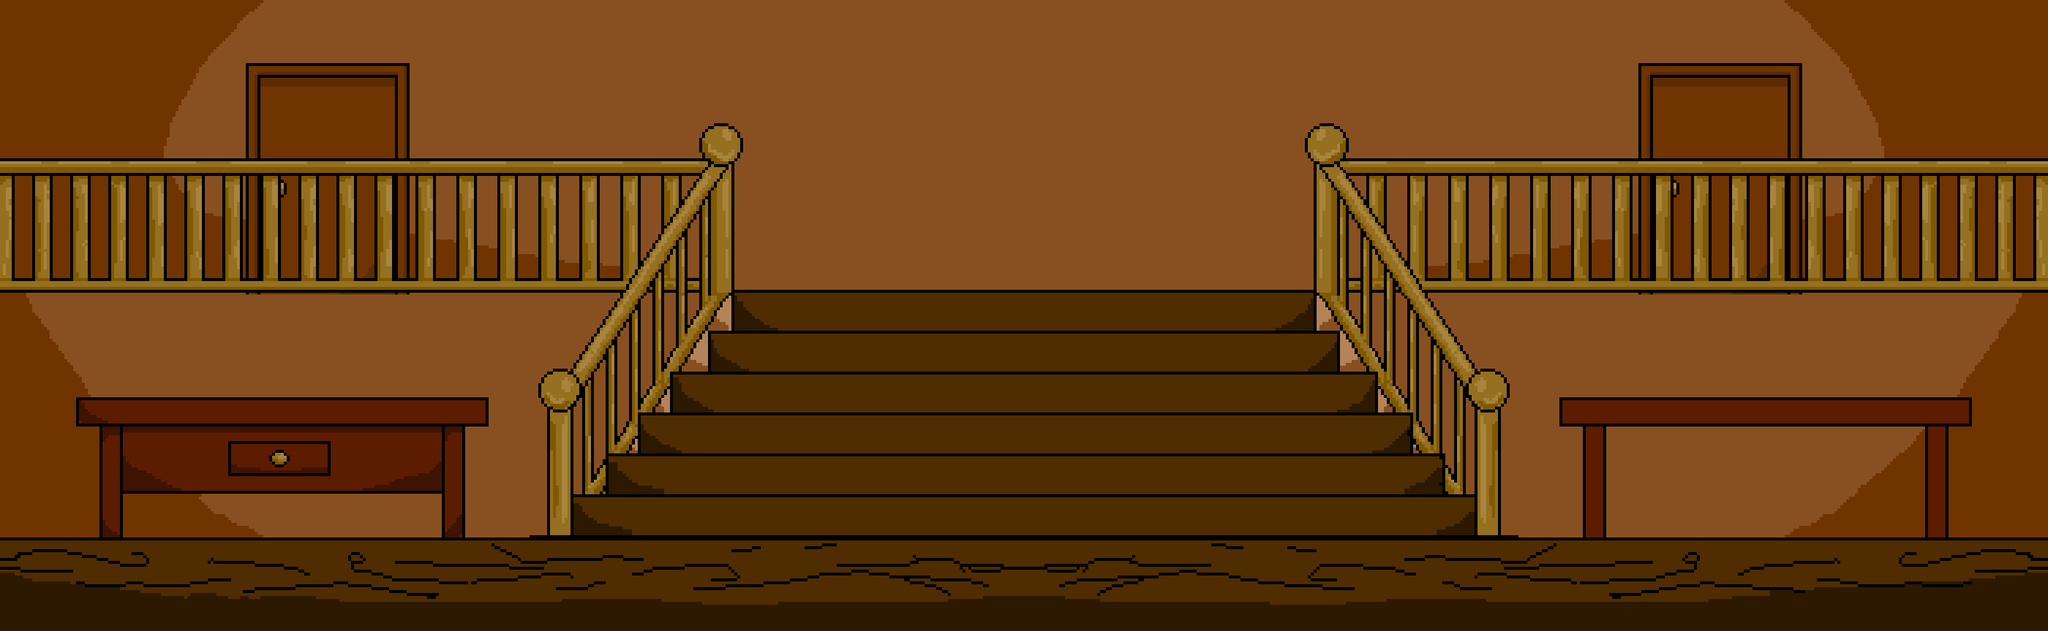

Below is a game level as drawn by its tile map, then a one-line description and the .tmx that defines it (tile-layer data replaced by summaries):
An orthogonal 25x30 tile map with 140x36 px tiles, 4 tile layers (Camada de Tiles 1, Camada de Tiles 2, Camada de Tiles 4, Camada de Tiles 3), 4 tilesets.

<map version="1.4" tiledversion="1.4.3" orientation="orthogonal" renderorder="right-down" width="25" height="30" tilewidth="140" tileheight="36" infinite="0" nextlayerid="5" nextobjectid="1">
 <tileset firstgid="1" name="saguao" tilewidth="140" tileheight="36" tilecount="750" columns="25">
  <image source="saguao_fundo.png" width="3500" height="1080" />
 </tileset>
 <tileset firstgid="751" source="escada.tsx" />
 <tileset firstgid="1426" source="portas.tsx" />
 <tileset firstgid="1448" source="corrimao.tsx" />
 <layer id="1" name="Camada de Tiles 1" width="25" height="30">
  <data>[750 cells, 750 non-empty, 750 distinct tile ids]</data>
 </layer>
 <layer id="2" name="Camada de Tiles 2" width="25" height="30">
  <data>[750 cells, 240 non-empty, 240 distinct tile ids]</data>
 </layer>
 <layer id="4" name="Camada de Tiles 4" width="25" height="30">
  <data>[750 cells, 44 non-empty, 22 distinct tile ids]</data>
 </layer>
 <layer id="3" name="Camada de Tiles 3" width="25" height="30">
  <data>[750 cells, 525 non-empty, 525 distinct tile ids]</data>
 </layer>
</map>
